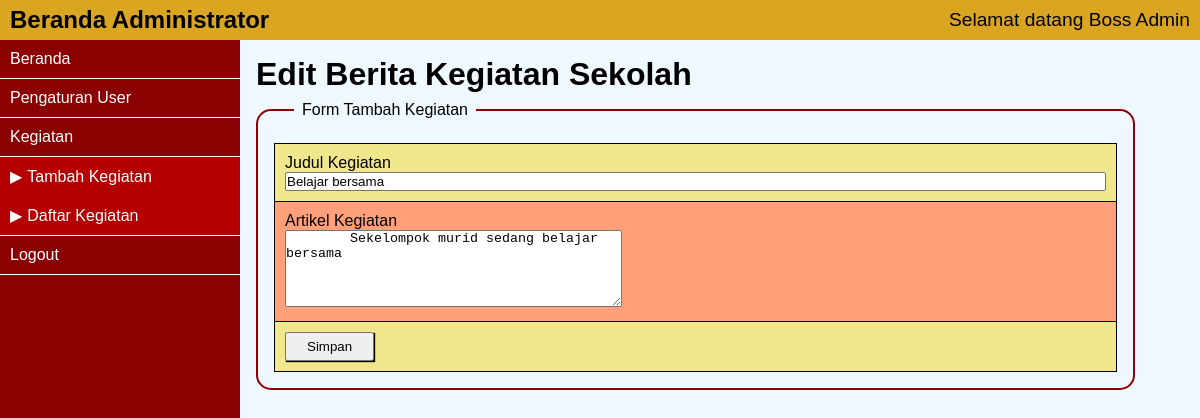
The page /admin/kegiatan-edit.php?id=1 (signed in) on the database its author committed.
### tables this page shows
CREATE TABLE `kegiatan` (
  `ID_kegiatan` int(10) NOT NULL,
  `judul_kegiatan` varchar(200) NOT NULL,
  `artikel_kegiatan` text NOT NULL,
  `tgl_upload` datetime NOT NULL,
  `ID_admin` int(2) NOT NULL
);

### admin/functions.php (called while the page is built, shortened)
<?php
function get_data( $sql ) {
    global $koneksi;
    $hasil = array();
    $query = mysqli_query($koneksi, $sql);
    if (mysqli_num_rows($query) == 0) {
        return $hasil;
    }
    else
    {
        while( $row = mysqli_fetch_assoc($query)){
            $hasil[] = $row;
        }
        return $hasil;
    }
}

### admin/kegiatan-edit.php (the view, shortened to what this page needs)
<?php
include "config.php";
include "functions.php";
$id = $_GET["id"];
$sql = " SELECT * FROM kegiatan
         WHERE ID_kegiatan=$id ";
$hasil = get_data($sql);
$data = $hasil[0];
include "header.php";
?>
<main>
<h1>Edit Berita Kegiatan Sekolah</h1>
<fieldset>
<legend>Form Tambah Kegiatan</legend>
<table class="tabel_login">
  <tr>
    <td><label>Judul Kegiatan</label><br>
        <input type="text" size="100" name="judul" required
      value="<?= $data['judul_kegiatan'] ?>">
    </td></tr>
  <tr>
    <td><label>Artikel Kegiatan</label><br>
        <textarea name="artikel" rows="5" cols="40">
        <?= $data['artikel_kegiatan'] ?>
        </textarea>
    </td></tr>
  <tr>
    <td><button type="submit">Simpan</button>
    </td></tr>
</table>
</fieldset>
</main>
</div>
</body>
</html>

### admin/style-admin.css (style rules this page uses)
* { margin:0; padding:0; box-sizing: border-box; }
html, body { height: 100%; font-family: Arial; }
.tabel_login, .tabel_login tr, .tabel_login th, .tabel_login td { border:1px solid black; border-collapse: collapse; }
.tabel_login th, .tabel_login td { padding: 10px; }
.tabel_login tr:nth-child(odd) { background-color: khaki; }
.tabel_login tr:nth-child(even) { background-color:lightsalmon; }
main { width: 80%; background-color: aliceblue; padding: 1rem; }
fieldset { padding:1rem; border-radius:15px; border:2px solid darkred; width: 90%; }
legend { padding: 0.5rem; margin-left: 20px; }
button { padding: 5px 20px; box-shadow:1px 1px 1px black; }

### rows shown on the page
kegiatan: judul "Belajar bersama", artikel "Sekelompok murid sedang belajar bersama"

### other values the page prints
$_SESSION["user"]["display_name"] "Boss Admin"
